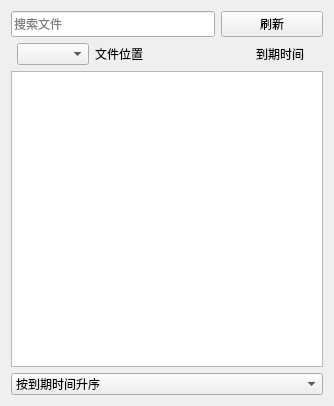
<?xml version="1.0" encoding="UTF-8"?>
<ui version="4.0">
 <class>ScheduleWid</class>
 <widget class="QWidget" name="ScheduleWid">
  <property name="geometry">
   <rect>
    <x>0</x>
    <y>0</y>
    <width>334</width>
    <height>406</height>
   </rect>
  </property>
  <property name="windowTitle">
   <string/>
  </property>
  <layout class="QGridLayout" name="gridLayout">
   <item row="0" column="0">
    <layout class="QVBoxLayout" name="verticalLayout" stretch="1,1,14,1">
     <item>
      <layout class="QHBoxLayout" name="horizontalLayout_2" stretch="2,1">
       <item>
        <widget class="QLineEdit" name="searchLineEdit">
         <property name="sizePolicy">
          <sizepolicy hsizetype="Expanding" vsizetype="Expanding">
           <horstretch>0</horstretch>
           <verstretch>0</verstretch>
          </sizepolicy>
         </property>
         <property name="text">
          <string/>
         </property>
         <property name="placeholderText">
          <string>搜索文件</string>
         </property>
        </widget>
       </item>
       <item>
        <widget class="QPushButton" name="refreshBtn">
         <property name="sizePolicy">
          <sizepolicy hsizetype="Minimum" vsizetype="Preferred">
           <horstretch>0</horstretch>
           <verstretch>0</verstretch>
          </sizepolicy>
         </property>
         <property name="text">
          <string>刷新</string>
         </property>
        </widget>
       </item>
      </layout>
     </item>
     <item>
      <layout class="QHBoxLayout" name="horizontalLayout" stretch="1,6,4,1">
       <property name="spacing">
        <number>6</number>
       </property>
       <property name="leftMargin">
        <number>6</number>
       </property>
       <item>
        <widget class="QComboBox" name="comboBox">
         <property name="sizePolicy">
          <sizepolicy hsizetype="Preferred" vsizetype="Fixed">
           <horstretch>0</horstretch>
           <verstretch>0</verstretch>
          </sizepolicy>
         </property>
        </widget>
       </item>
       <item>
        <widget class="QLabel" name="label">
         <property name="sizePolicy">
          <sizepolicy hsizetype="Minimum" vsizetype="Preferred">
           <horstretch>0</horstretch>
           <verstretch>0</verstretch>
          </sizepolicy>
         </property>
         <property name="minimumSize">
          <size>
           <width>155</width>
           <height>0</height>
          </size>
         </property>
         <property name="text">
          <string>文件位置</string>
         </property>
        </widget>
       </item>
       <item>
        <widget class="QLabel" name="label_2">
         <property name="text">
          <string>到期时间</string>
         </property>
        </widget>
       </item>
       <item>
        <widget class="QWidget" name="widget" native="true"/>
       </item>
      </layout>
     </item>
     <item>
      <widget class="QListWidget" name="listWidget"/>
     </item>
     <item>
      <widget class="QComboBox" name="sortComboBox">
       <item>
        <property name="text">
         <string>按到期时间升序</string>
        </property>
       </item>
       <item>
        <property name="text">
         <string>按到期时间降序</string>
        </property>
       </item>
      </widget>
     </item>
    </layout>
   </item>
  </layout>
 </widget>
 <tabstops>
  <tabstop>comboBox</tabstop>
  <tabstop>listWidget</tabstop>
 </tabstops>
 <resources/>
 <connections/>
</ui>
